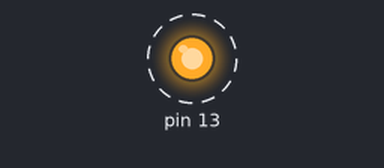
The sketch below on a simulated Arduino Mega 2560, built with avr-gcc and run on an emulated ATmega2560. On the bench: output pins drawn as LEDs (lit = HIGH). Dashed ring = blinking. Random numbers use the default seed unless the sketch sets one; what the sketch prints to the serial monitor is not drawn.

Above: at 0.2 s.
Timing chart, 0 to 3.0 s (numbered marks = the images above):
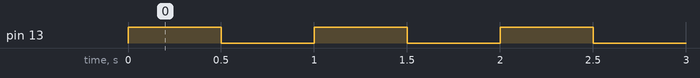

The sketch:

testrand.ino
```cpp
/*
Project:	testrand
Board:		mega
MCU:		atmega2560
FRENQUENCY:	16000000

Created using Qt Creator
*/

#ifndef ARDUINO_H
#define ARDUINO_H
#include <Arduino.h>
#endif

uint8_t var1,var2,var3;
char txtdata[16];

//******************************
//* SETUP AND LOOP SECTION
//* Always leave setup() and loop() functions at the end of file
void setup() {
	// initialize the digital pin as an output.
	// Pin 13 has an LED connected on most Arduino boards:
    pinMode(13, OUTPUT);
    Serial.begin(38400);
}

void loop() {
	digitalWrite(13, HIGH);   // set the LED on
    delay(500);              // wait for a second

    var1 = random(256);
    var2 = random(256);
    var3 = random(256);

    sprintf(txtdata,"%3i,%3i,%3i\n\r",var1,var2,var3);
    Serial.print(txtdata);

	digitalWrite(13, LOW);    // set the LED off
    delay(500);              // wait for a second
}
```

Measured:
- by itself, pin 13: alternates HIGH for 0.50 s and LOW for 0.50 s
